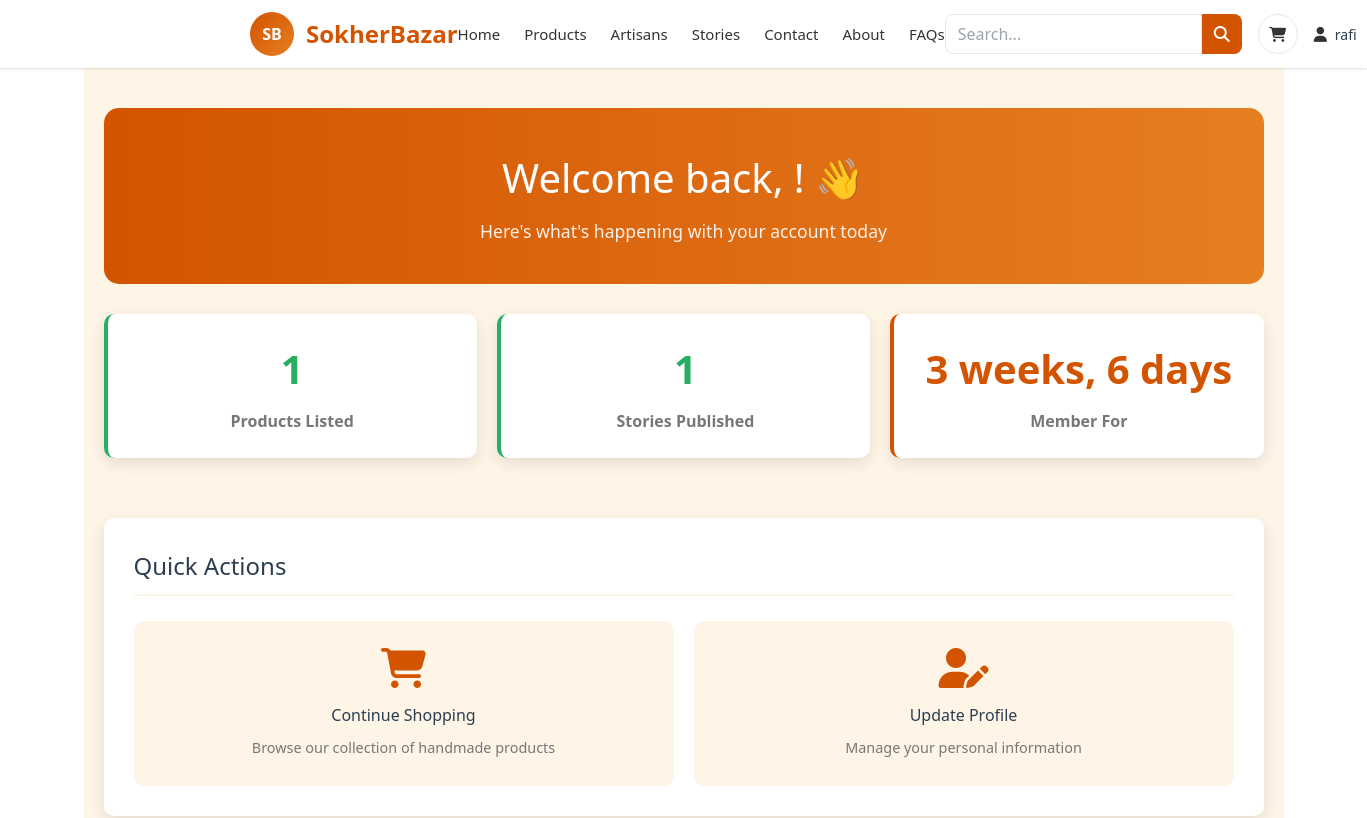
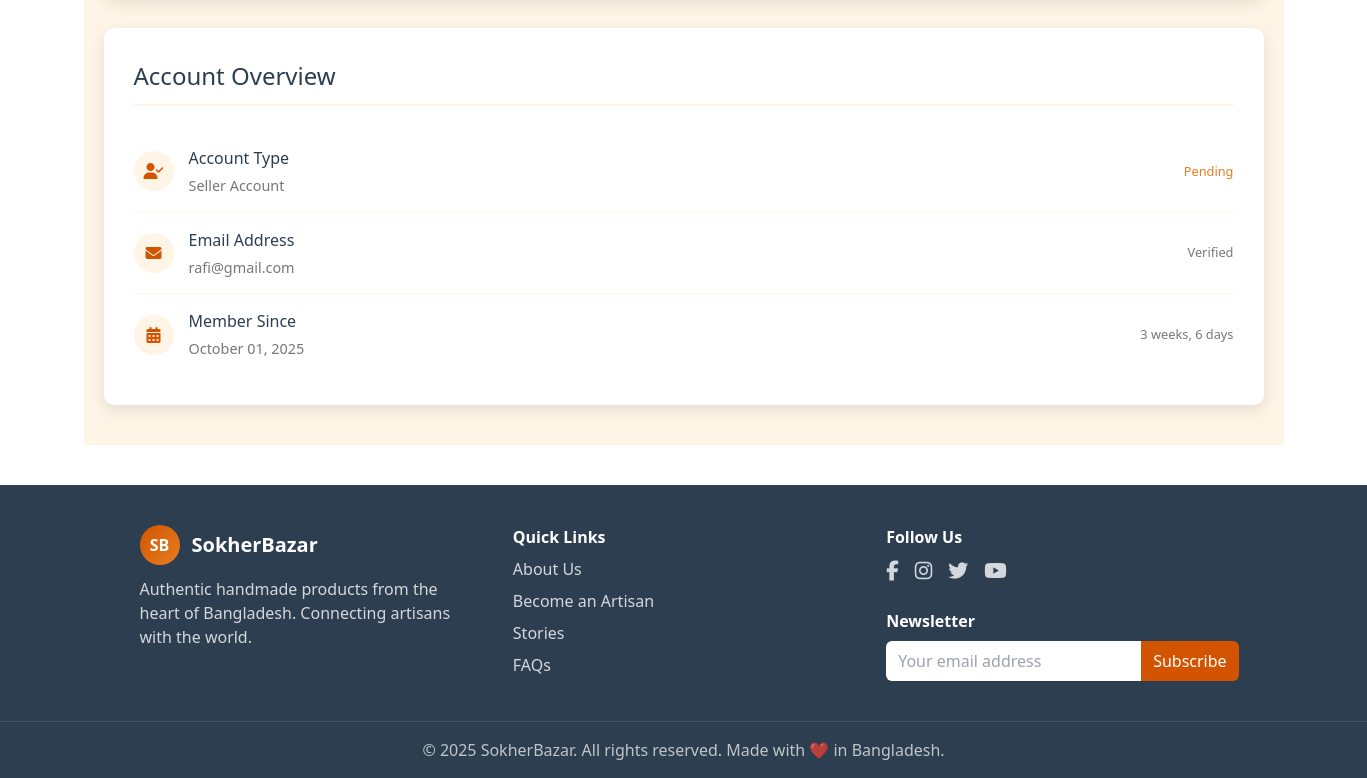
Before: /dashboard/ (signed in) with the older database file (2 pictures, top to bottom).
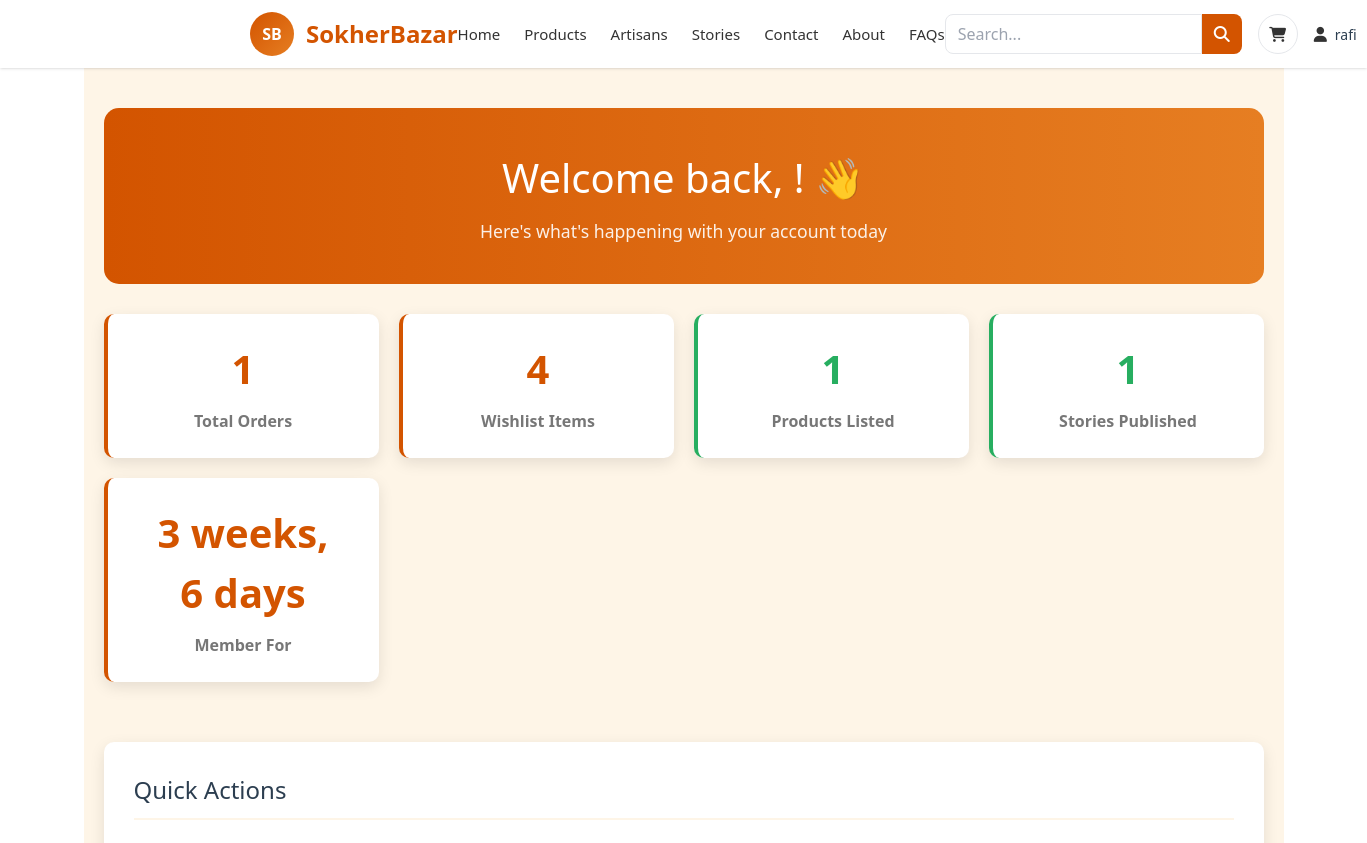
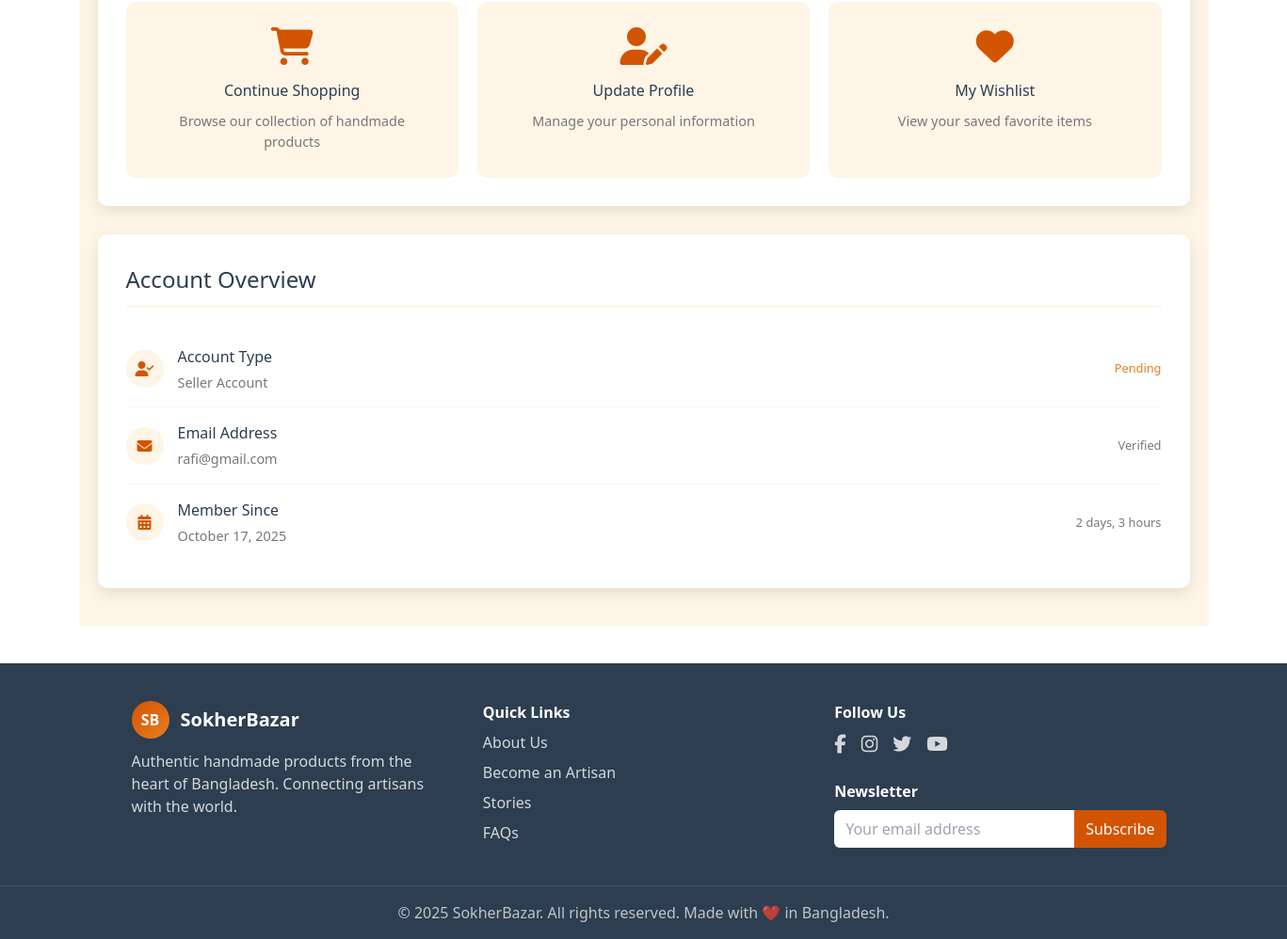
After: the same page with the newer database file (2 pictures, top to bottom).
### Rari/models.py (models this page shows, shortened)
class Artisan(models.Model):
    user = models.OneToOneField(User, on_delete=models.CASCADE)
    shop_name = models.CharField(max_length=150)
    phone = models.CharField(max_length=20)
    nid_document = models.ImageField(upload_to="nid_documents/")
    bio = models.TextField(blank=True)
    location = models.CharField(max_length=100, blank=True)
    profile_picture = models.ImageField(upload_to="artisans/", blank=True, null=True)
    joined_date = models.DateTimeField(auto_now_add=True)
    craft = models.CharField(max_length=100, blank=True)  # NEW FIELD
    website = models.URLField(blank=True, null=True)
    is_verified = models.BooleanField(default=False)
    updated_at = models.DateTimeField(auto_now=True)

class Customer(models.Model):
    user = models.OneToOneField(User, on_delete=models.CASCADE)
    phone = models.CharField(max_length=15, blank=True)
    address = models.TextField(blank=True)
    joined_date = models.DateTimeField(auto_now_add=True)
    profile_picture = models.ImageField(upload_to="customers/", blank=True, null=True)
    updated_at = models.DateTimeField(auto_now=True)

### Rari/views.py (the view)
# urls.py: path('dashboard/', views.dashboard, name='dashboard'),
@login_required
def dashboard(request):
    customer = Customer.objects.filter(user=request.user).first()
    artisan = Artisan.objects.filter(user=request.user).first()
    total_orders = Order.objects.filter(customer=customer).count() if customer else 0
    active_coupons = []
    recent_orders = Order.objects.filter(customer=customer).order_by('-created_at')[:5] if customer else []
    context = {
        'customer': customer,
        'artisan': artisan,
        'total_orders': total_orders,
        'active_coupons': active_coupons,
        'recent_orders': recent_orders,
    }
    return render(request, 'dashboard.html', context)

### template/dashboard.html (shortened to what this page needs)
{% extends 'base.html' %}
{% load static %}
{% block content %}
<div class="dashboard-container">
    <div class="dashboard-header">
        <h1>Welcome back, {{ user.first_name }}! 👋</h1>
        <p>Here's what's happening with your account today</p>
    </div>
    <div class="dashboard-content">
        <div class="stats-grid">
            {% if customer %}
            <div class="stat-card">
                <div class="stat-number">{{ total_orders }}</div>
                <div class="stat-label">Total Orders</div>
            </div>
            <div class="stat-card">
                <div class="stat-number">
                    {% if customer.wishlists.count %}{{ customer.wishlists.count }}{% else %}0{% endif %}
                </div>
                <div class="stat-label">Wishlist Items</div>
            </div>
            {% endif %}
            {% if artisan %}
            <div class="stat-card seller">
                <div class="stat-number">{{ artisan.products.count }}</div>
                <div class="stat-label">Products Listed</div>
            </div>
            <div class="stat-card seller">
                <div class="stat-number">{{ artisan.stories.count }}</div>
                <div class="stat-label">Stories Published</div>
            </div>
            {% endif %}
            <div class="stat-card">
                <div class="stat-number">
                    {% if user.date_joined %}
                        {{ user.date_joined|timesince }}
                    {% else %}
                        New
                    {% endif %}
                </div>
                <div class="stat-label">Member For</div>
            </div>
        </div>
        <div class="quick-actions">
            <h2 class="section-title">Quick Actions</h2>
            <div class="action-grid">
                <a href="{% url 'product_list' %}" class="action-card">
                    <i class="fas fa-shopping-cart"></i>
                    <h3>Continue Shopping</h3>
                    <p>Browse our collection of handmade products</p>
                </a>
                <a href="{% url 'profile' %}" class="action-card">
                    <i class="fas fa-user-edit"></i>
                    <h3>Update Profile</h3>
                    <p>Manage your personal information</p>
                </a>
                {% if customer %}
                <a href="{% url 'wishlist' %}" class="action-card">
                    <i class="fas fa-heart"></i>
                    <h3>My Wishlist</h3>
                    <p>View your saved favorite items</p>
                </a>
                {% endif %}
            </div>
        </div>
        <div class="recent-activity">
            <h2 class="section-title">Account Overview</h2>
            <div class="activity-list">
                <div class="activity-item">
                    <div class="activity-icon">
                        <i class="fas fa-user-check"></i>
                    </div>
                    <div class="activity-content">
                        <h4>Account Type</h4>
                        <p>
                            {% if artisan %}
                                Seller Account
                            {% else %}
                                Buyer Account
                            {% endif %}
                        </p>
                    </div>
                    <div class="activity-time">
                        {% if artisan and artisan.is_verified %}
                        <span style="color: var(--secondary);">Verified</span>
                        {% elif artisan %}
                        <span style="color: var(--accent);">Pending</span>
                        {% else %}
                        Active
                        {% endif %}
                    </div>
                </div>
                <div class="activity-item">
                    <div class="activity-icon">
                        <i class="fas fa-envelope"></i>
                    </div>
                    <div class="activity-content">
                        <h4>Email Address</h4>
                        <p>{{ user.email }}</p>
                    </div>
                    <div class="activity-time">Verified</div>
                </div>
                <div class="activity-item">
                    <div class="activity-icon">
                        <i class="fas fa-calendar-alt"></i>
                    </div>
                    <div class="activity-content">
                        <h4>Member Since</h4>
                        <p>
                            {% if customer %}
                                {{ customer.joined_date|date:"F d, Y" }}
                            {% elif artisan %}
                                {{ artisan.joined_date|date:"F d, Y" }}
                            {% else %}
                                {{ user.date_joined|date:"F d, Y" }}
                            {% endif %}
                        </p>
                    </div>
                    <div class="activity-time">
                        {% if customer %}
                            {{ customer.joined_date|timesince }}
                        {% else %}
                            {{ user.date_joined|timesince }}
                        {% endif %}
                    </div>
                </div>
            </div>
        </div>
    </div>
</div>
{% endblock %}

### template/base.html (shortened to what this page needs)
<!DOCTYPE html>
<html lang="en">
<head>
  {% load static %}
  <script src="https://cdn.tailwindcss.com"></script>
  <link rel="stylesheet" href="https://cdnjs.cloudflare.com/ajax/libs/font-awesome/6.5.0/css/all.min.css">
</head>
<body class="text-[#333] bg-white">
  <header class="sticky top-0 z-50 bg-white shadow">
    <div class=" mx-auto px-4 sm:px-6 lg:px-[250px] py-3 flex items-center justify-between">
      <a href="{% url 'home' %}" class="flex items-center gap-3">
        <div class="w-11 h-11 rounded-full bg-gradient-to-br from-primary to-accent text-white grid place-items-center font-bold">SB</div>
        <div class="text-2xl font-bold text-primary">SokherBazar</div>
      </a>
      <ul class="hidden md:flex items-center gap-6 text-[15px]">
        <li class="{% if request.resolver_match.url_name == 'home' %}text-primary font-semibold{% endif %}">
          <a class="hover:text-primary" href="{% url 'home' %}">Home</a>
        </li>
        <li class="{% if request.resolver_match.url_name in 'product_list product_list_by_category product_detail' %}text-primary font-semibold{% endif %}">
          <a class="hover:text-primary" href="{% url 'product_list' %}">Products</a>
        </li>
        <li class="{% if request.resolver_match.url_name == 'artisans' %}text-primary font-semibold{% endif %}">
          <a class="hover:text-primary" href="{% url 'artisans' %}">Artisans</a>
        </li>
        <li class="{% if request.resolver_match.url_name == 'stories' %}text-primary font-semibold{% endif %}">
          <a class="hover:text-primary" href="{% url 'stories' %}">Stories</a>
        </li>
        <li class="{% if request.resolver_match.url_name == 'contact' %}text-primary font-semibold{% endif %}">
          <a class="hover:text-primary" href="{% url 'contact' %}">Contact</a>
        </li>
        <li class="{% if request.resolver_match.url_name == 'about' %}text-primary font-semibold{% endif %}">
          <a class="hover:text-primary" href="{% url 'about' %}">About</a>
        </li>
        <li class="{% if request.resolver_match.url_name == 'faq' %}text-primary font-semibold{% endif %}">
          <a class="hover:text-primary" href="{% url 'faq' %}">FAQs</a>
        </li>
      </ul>
      <div class="flex items-center gap-4">
        <form method="GET" action="{% url 'product_list' %}" onsubmit="return checkSearch(this);" class="hidden sm:flex">
          <input type="text" name="q"
                 placeholder="Search..."
                 value="{{ request.GET.q|default:'' }}"
                 class="h-10 px-3 rounded-l-lg border border-gray-200 outline-none focus:ring-2 focus:ring-primary" />
          <button type="submit" class="h-10 px-3 rounded-r-lg bg-primary text-white hover:bg-orange-600">
            <i class="fas fa-search"></i>
          </button>
        </form>
        {% if request.user.is_authenticated %}
          <a href="{% url 'cart_detail' %}" class="relative inline-flex items-center justify-center w-10 h-10 rounded-full border border-gray-200 hover:bg-gray-50">
            <i class="fas fa-shopping-cart text-[15px]"></i>
          </a>
        {% endif %}
        <div class="relative">
          {% if request.user.is_authenticated %}
            <button id="profileBtn" class="inline-flex items-center gap-2">
              <i class="fas fa-user text-[15px]"></i>
              <span class="hidden sm:inline text-sm font-medium text-[#2C3E50]">
                {{ request.user.first_name|default:request.user.username }}
              </span>
            </button>
          {% else %}
            <a href="{% url 'login' %}" title="Login / Register" class="inline-flex items-center justify-center w-10 h-10 rounded-full border border-gray-200 hover:bg-gray-50">
              <i class="fas fa-user text-[15px]"></i>
            </a>
          {% endif %}
        </div>
      </div>
    </div>
  </header>
  <main class="min-h-[60vh]">
    {% block content %}{% endblock %}
  </main>
  <footer class="bg-dark text-white mt-10">
    <div class="max-w-6xl mx-auto px-4 sm:px-6 lg:px-8 py-10 grid gap-8 md:grid-cols-3">
      <div>
        <div class="flex items-center gap-3 mb-3">
          <div class="w-10 h-10 rounded-full bg-gradient-to-br from-primary to-accent text-white grid place-items-center font-bold">SB</div>
          <span class="text-xl font-bold">SokherBazar</span>
        </div>
        <p class="text-white/80">Authentic handmade products from the heart of Bangladesh. Connecting artisans with the world.</p>
      </div>
      <div>
        <h3 class="font-semibold mb-2">Quick Links</h3>
        <ul class="space-y-2 text-white/80">
          <li><a class="hover:text-primary" href="{% url 'about' %}">About Us</a></li>
          <li><a class="hover:text-primary" href="{% url 'register' %}">Become an Artisan</a></li>
          <li><a class="hover:text-primary" href="{% url 'stories' %}">Stories</a></li>
          <li><a class="hover:text-primary" href="{% url 'faq' %}">FAQs</a></li>
        </ul>
      </div>
      <div>
        <h3 class="font-semibold mb-2">Follow Us</h3>
        <div class="flex items-center gap-4 text-xl">
          <a href="#" class="text-white/80 hover:text-primary"><i class="fab fa-facebook-f"></i></a>
          <a href="#" class="text-white/80 hover:text-primary"><i class="fab fa-instagram"></i></a>
          <a href="#" class="text-white/80 hover:text-primary"><i class="fab fa-twitter"></i></a>
          <a href="#" class="text-white/80 hover:text-primary"><i class="fab fa-youtube"></i></a>
        </div>
        <h3 class="font-semibold mt-6 mb-2">Newsletter</h3>
        <form class="flex">
          <input type="email" placeholder="Your email address" class="h-10 px-3 rounded-l-md text-black outline-none" />
          <button type="submit" class="h-10 px-3 rounded-r-md bg-primary hover:bg-orange-600">Subscribe</button>
        </form>
      </div>
    </div>
    <div class="text-center text-white/70 py-4 border-t border-white/10">
      <p>&copy; 2025 SokherBazar. All rights reserved. Made with ❤️ in Bangladesh.</p>
    </div>
  </footer>
</body>
</html>

### template/base.html (style rules this page uses)
:root { --primary:#D35400;--secondary:#27AE60;--accent:#E67E22;--light:#FEF5E7; --dark:#2C3E50;--text:#333;--text-light:#777;--white:#fff; }

### template/dashboard.html (style rules this page uses)
:root { --primary: #D35400; --secondary: #27AE60; --accent: #E67E22; --light: #FEF5E7; --dark: #2C3E50; --text: #333333; --text-light: #777777; --white: #FFFFFF; }
.dashboard-container { max-width: 1200px; margin: 0 auto; padding: 40px 20px; background-color: var(--light); min-height: 100vh; }
.dashboard-header { background: linear-gradient(to right, var(--primary), var(--accent)); color: white; padding: 40px; border-radius: 15px; margin-bottom: 30px; text-align: center; }
.dashboard-header h1 { margin: 0 0 10px 0; font-size: 2.5rem; }
.dashboard-header p { margin: 0; opacity: 0.9; font-size: 1.1rem; }
.dashboard-content { display: grid; grid-template-columns: 1fr; gap: 30px; }
.stats-grid { display: grid; grid-template-columns: repeat(auto-fit, minmax(250px, 1fr)); gap: 20px; margin-bottom: 30px; }
.stat-card { background: white; border-radius: 10px; padding: 25px; box-shadow: 0 5px 15px rgba(0,0,0,0.1); text-align: center; border-left: 4px solid var(--primary); }
.stat-card.seller { border-left-color: var(--secondary); }
.stat-number { font-size: 2.5rem; font-weight: bold; color: var(--primary); margin-bottom: 10px; }
.stat-card.seller .stat-number { color: var(--secondary); }
.stat-label { font-size: 1rem; color: var(--text-light); font-weight: 600; }
.quick-actions { background: white; border-radius: 10px; padding: 30px; box-shadow: 0 5px 15px rgba(0,0,0,0.1); }
.section-title { font-size: 1.5rem; color: var(--dark); margin-bottom: 25px; padding-bottom: 10px; border-bottom: 2px solid var(--light); }
.action-grid { display: grid; grid-template-columns: repeat(auto-fit, minmax(200px, 1fr)); gap: 20px; }
.action-card { background: var(--light); border-radius: 10px; padding: 25px; text-align: center; text-decoration: none; color: var(--text); transition: all 0.3s ease; border: 2px solid transparent; }
.action-card i { font-size: 2.5rem; color: var(--primary); margin-bottom: 15px; }
.action-card h3 { margin: 0 0 10px 0; color: var(--dark); }
.action-card p { margin: 0; color: var(--text-light); font-size: 0.9rem; }
.recent-activity { background: white; border-radius: 10px; padding: 30px; box-shadow: 0 5px 15px rgba(0,0,0,0.1); }
.activity-list { list-style: none; padding: 0; margin: 0; }
.activity-item { display: flex; align-items: center; padding: 15px 0; border-bottom: 1px solid var(--light); }
.activity-item:last-child { border-bottom: none; }
.activity-icon { width: 40px; height: 40px; background: var(--light); border-radius: 50%; display: flex; align-items: center; justify-content: center; margin-right: 15px; color: var(--primary); }
.activity-content { flex: 1; }
.activity-content h4 { margin: 0 0 5px 0; color: var(--dark); }
.activity-content p { margin: 0; color: var(--text-light); font-size: 0.9rem; }
.activity-time { color: var(--text-light); font-size: 0.8rem; }

Changed rows visible on the page:
added Customer: wishlists.count "4", joined_date "October 17, 2025", joined_date "2 days, 3 hours"
shown differently, row unchanged: Artisan: joined_date "October 01, 2025" → (not shown)
Other visible differences:
{{ total_orders }}: (not shown) → "1"
{{ user.date_joined|timesince }}: "3 weeks, 6 days" → (not shown)
text now shown: "Total Orders Wishlist Items My Wishlist View your saved favorite items"
